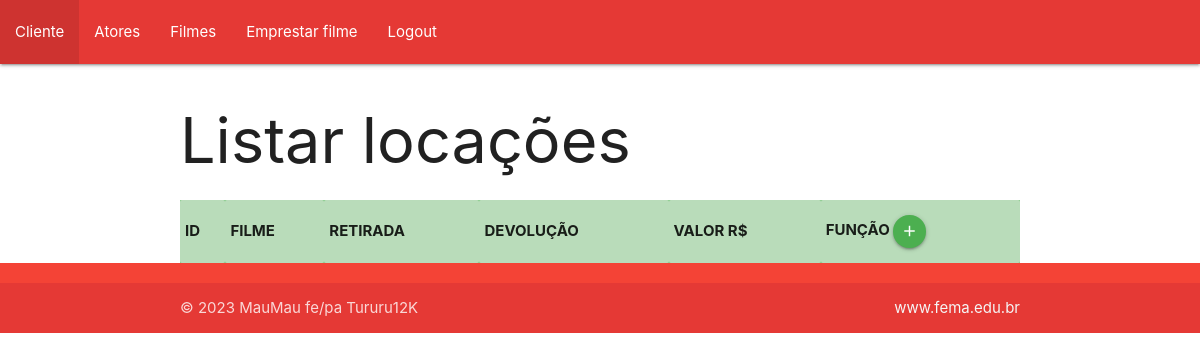
The page /VIEW/empfilme/lstempfilme.php (signed in) on the database as committed earlier.
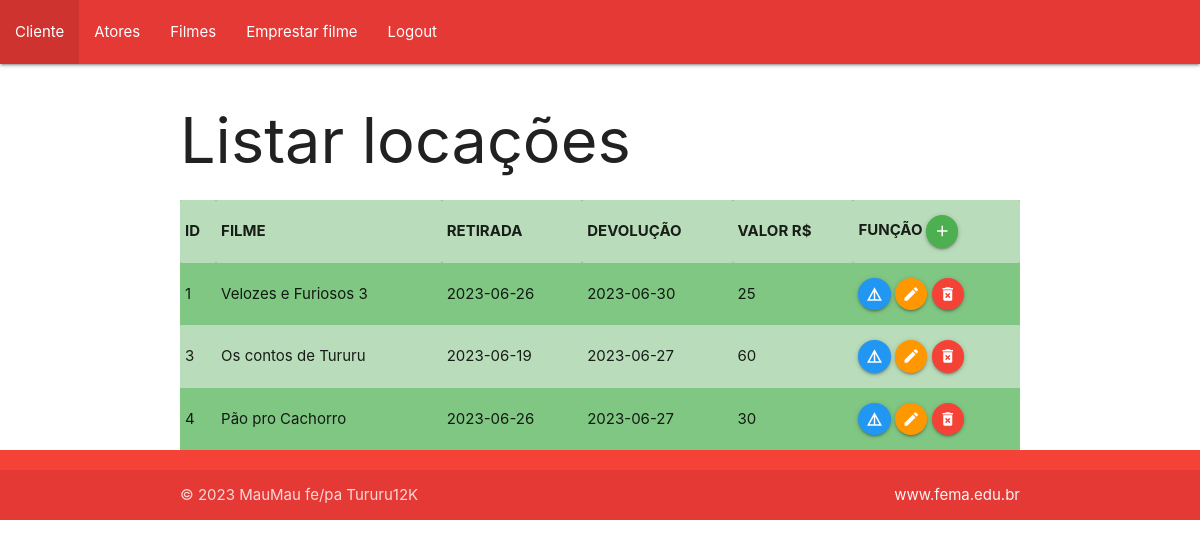
The same page on the database as committed later.
### tables this page shows
CREATE TABLE `empfilme` (
  `id` int(11) NOT NULL,
  `filme` varchar(50) NOT NULL,
  `retirada` date NOT NULL,
  `devolucao` date NOT NULL,
  `valor` float NOT NULL
);

### DAL/dalEmpfilme.php (called while the page is built, shortened)
<?php
    include_once  'C:\xampp\htdocs\trabalho2bcct2php2023\MODEL\empfilme.php';
    class dalEmpfilme {
        public function Select() {
          $con = Conexao::conectar();
          $sql = "select * from empfilme;";
          $result = $con->query($sql);
          foreach($result as $linha){
               $empfilme = new \MODEL\Empfilme();
               $empfilme->setId($linha['id']);
               $empfilme->setFilme($linha['filme']);
               $empfilme->setRetirada($linha['retirada']);
               $empfilme->setDevolucao($linha['devolucao']);
               $empfilme->setValor($linha['valor']);
               $lstEmpfilme[]= $empfilme;
          }
          return $lstEmpfilme;
        }
    }
?>

### BLL/bllempfilme.php (called while the page is built, shortened)
<?php
    include_once 'C:\xampp\htdocs\trabalho2bcct2php2023\DAL\dalEmpfilme.php';
    class bllEmpfilme {
        public function Select (){
            $dal = new  \Dal\dalEmpfilme();
            return $dal->Select();
        }
    }
?>

### MODEL/empfilme.php (called while the page is built, shortened)
<?php
   class Empfilme{
        private ?int $id;
        private ?string $filme;
        private ?string $retirada;
        private ?string $devolucao;
        private ?float $valor;
        public function getId() {
            return $this->id;
        }
        public function setId(int $id){
            $this->id = $id;
        }
        public function getFilme() {
            return $this->filme;
        }
        public function setFilme(string $filme){
            $this->filme = $filme;
        }
        public function getRetirada() {
            return $this->retirada;
        }
        public function setRetirada(string $retirada){
            $this->retirada = $retirada;
        }
        public function getDevolucao() {
            return $this->devolucao;
        }
        public function setDevolucao(string $devolucao){
            $this->devolucao = $devolucao;
        }
        public function getValor(){
            return $this->valor;
        }
        public function setValor(float $valor){
            $this->valor = $valor;
        }
   }
?>

### VIEW/empfilme/lstempfilme.php (the view, shortened to what this page needs)
<?php
include_once  'C:\xampp\htdocs\trabalho2bcct2php2023\BLL\bllEmpfilme.php';
$bll = new \bll\bllEmpfilme();
$lstempfilme = $bll->Select();
?>
<!DOCTYPE html>
<html lang="pt-br">
<head>
    <link rel="stylesheet" href="https://cdnjs.cloudflare.com/ajax/libs/materialize/1.0.0/css/materialize.min.css">
</head>
<body>
    <?php include_once '../menu.php';?>
    <div class="container">
    <h1>Listar locações</h1>
<table class="striped green lighten-2">
    <tr>
        <th>ID</th>
        <th>FILME</th>
        <th>RETIRADA</th>
        <th>DEVOLUÇÃO</th>
        <th>VALOR R$</th>
        <th>FUNÇÃO
            <a class="btn-floating btn-small waves-effect waves-light green" onclick="JavaScript:location.href='insempfilme.php'">
                <i class="material-icons">add</i>
            </a>
        </th>
    </tr>
    <?php
    if ($lstempfilme != null)
        foreach ($lstempfilme as $empfilme) {
    ?>
        <tr>
            <td><?php echo $empfilme->getId(); ?></td>
            <td><?php echo $empfilme->getFilme(); ?></td>
            <td><?php echo $empfilme->getRetirada(); ?></td>
            <td><?php echo $empfilme->getDevolucao(); ?></td>
            <td><?php echo $empfilme->getValor(); ?></td>
            <td>
                <a class="btn-floating btn-small waves-effect waves-light blue" onclick="JavaScript:location.href='detempfilme.php?id=' +
                       <?php echo $empfilme->getId(); ?>">
                    <i class="material-icons">details</i>
                </a>
                <a class="btn-floating btn-small waves-effect waves-light orange" onclick="JavaScript:location.href='edtempfilme.php?id=' +
                       <?php echo $empfilme->getId(); ?>">
                    <i class="material-icons">edit</i>
                </a>
                <a class="btn-floating btn-small waves-effect waves-light red" onclick="JavaScript:remover(<?php echo $empfilme->getId(); ?>)">
                    <i class="material-icons">delete_forever</i>
                </a>
            </td>
        </tr>
    <?php
        }
    ?>
</table>
    </div>
    <?php include_once '../footer.php';?>
</body>
</html>

### VIEW/menu.php (shortened to what this page needs)
<!DOCTYPE html>
<html lang="pt-br">
<head>
    <link rel="stylesheet" href="https://cdnjs.cloudflare.com/ajax/libs/materialize/1.0.0/css/materialize.min.css">
</head>
<body>
    <nav>
        <div class="nav-wrapper red darken-1">
            <ul id="nav-mobile" class="left hide-on-med-and-down">
                <li><a href="\trabalho2bcct2php2023\VIEW\cliente\lstcliente.php">Cliente</a></li>
                <li><a href="\trabalho2bcct2php2023\VIEW\ator\lstator.php">Atores</a></li>
                <li><a href="\trabalho2bcct2php2023\VIEW\filme\listfilme.php">Filmes</a></li>
                <li><a href="\trabalho2bcct2php2023\VIEW\empfilme\lstempfilme.php">Emprestar filme</a></li>
                <li><a href="\trabalho2bcct2php2023\VIEW\logout.php">Logout</a></li>
            </ul>
        </div>
    </nav>
</body>
</html>

### VIEW/footer.php
<footer class="page-footer  red">
    <div class="footer-copyright ajax  red darken-1">
        <div class="container">
            © 2023 MauMau fe/pa  Tururu12K
            <a class="grey-text text-lighten-4 right" href="https://www.fema.edu.br">www.fema.edu.br</a>
        </div>
    </div>
</footer>

Rows that differ between the two databases and show on the page:
added empfilme: id "1", filme "Velozes e Furiosos 3", retirada "2023-06-26", devolucao "2023-06-30", valor "25"
added empfilme: id "3", filme "Os contos de Tururu", retirada "2023-06-19", devolucao "2023-06-27", valor "60"
added empfilme: id "4", filme "Pão pro Cachorro", retirada "2023-06-26", devolucao "2023-06-27", valor "30"
